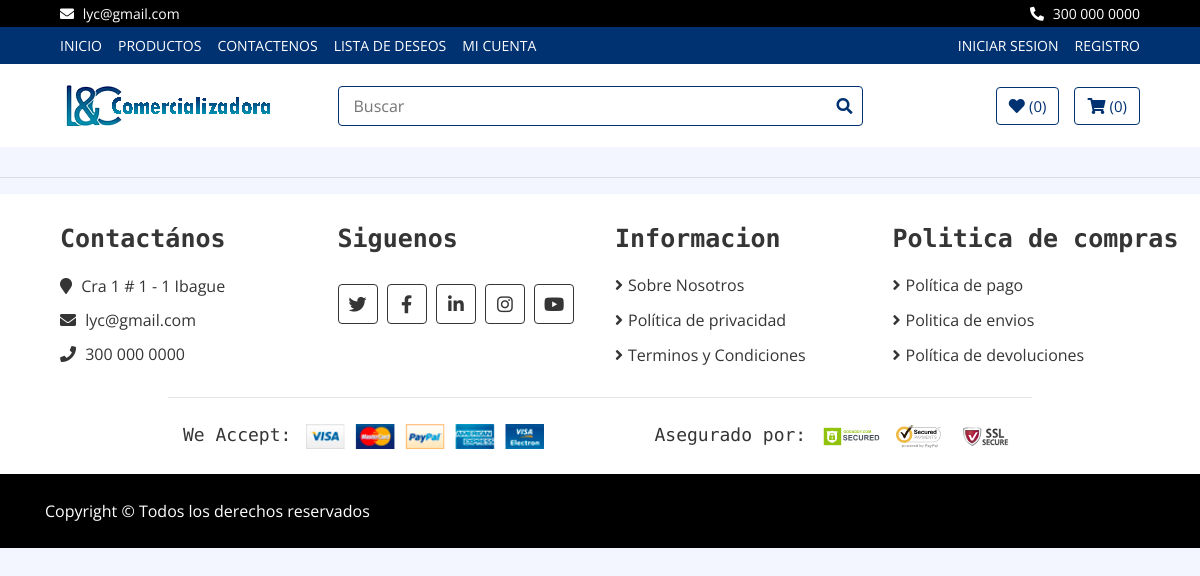
The app's page /politicas/politica-privacidad/, older data.
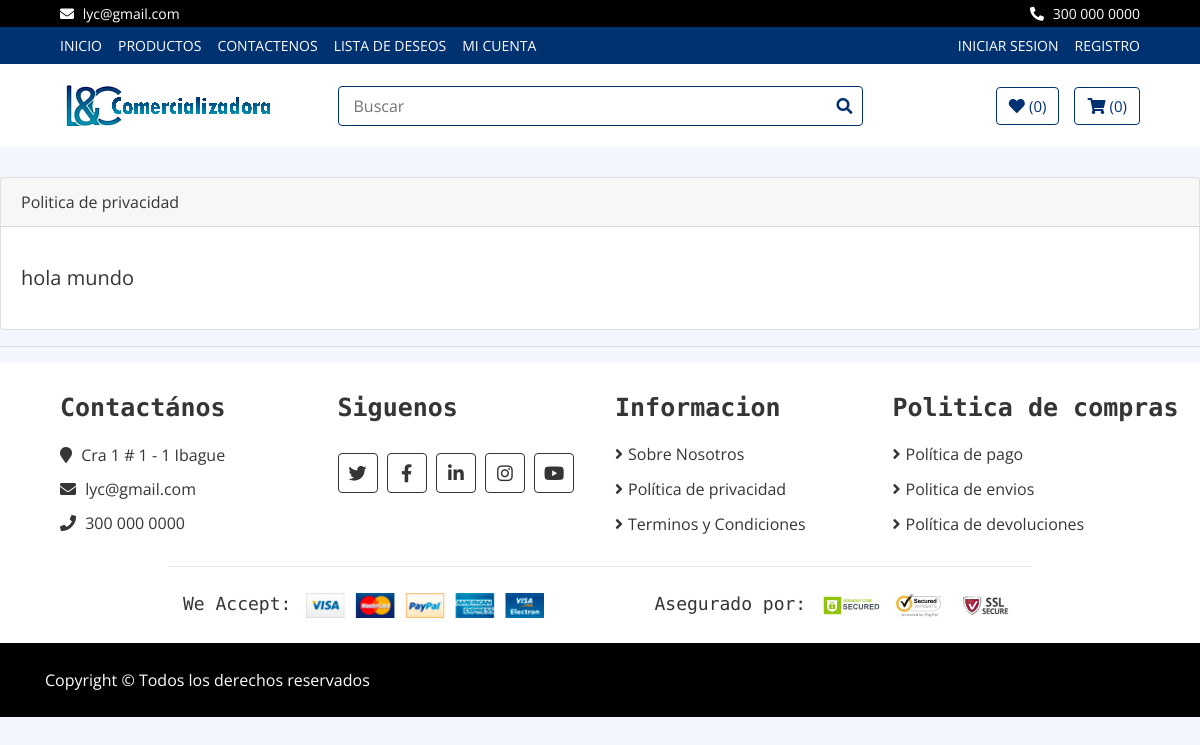
The same page, newer data.
### politicas/models.py (models this page shows, shortened)
class polprivacidad(models.Model):
    titulo = models.CharField(max_length=50)
    contenido = RichTextField()

### politicas/views.py (the view)
# urls.py: path('politica-privacidad/', views.privacidad, name='politica-privacidad'),
def privacidad(request):
    polprivas = polprivacidad.objects.all()
    return render(request, 'politicas/politica_privacidad.html',{'polprivas':polprivas})

### core/context_processors.py (called while the page is built)
def correo_empresa(request):
    correo_empresa = CorreoEmpresa.objects.first()
    return {'correo_empresa': correo_empresa}

### politicas/templates/politicas/politica_privacidad.html (shortened to what this page needs)
{% extends 'core/base.html'%}
{% load static %}
{% block content%}
    {%for polpriva in polprivas%}
        <div class="card">
            <div class="card-header">{{polpriva.titulo}}</div>
            <div class="card-body">
                <blockquote class="blockquote mb-0">
                    <p>{{polpriva.contenido | safe}}</p>
                </blockquote>
            </div>
        </div>
    {%endfor%}
{% endblock %}

Row changes from the older to the newer data that the page shows:
added polprivacidad: titulo "Politica de privacidad", contenido "hola mundo"
